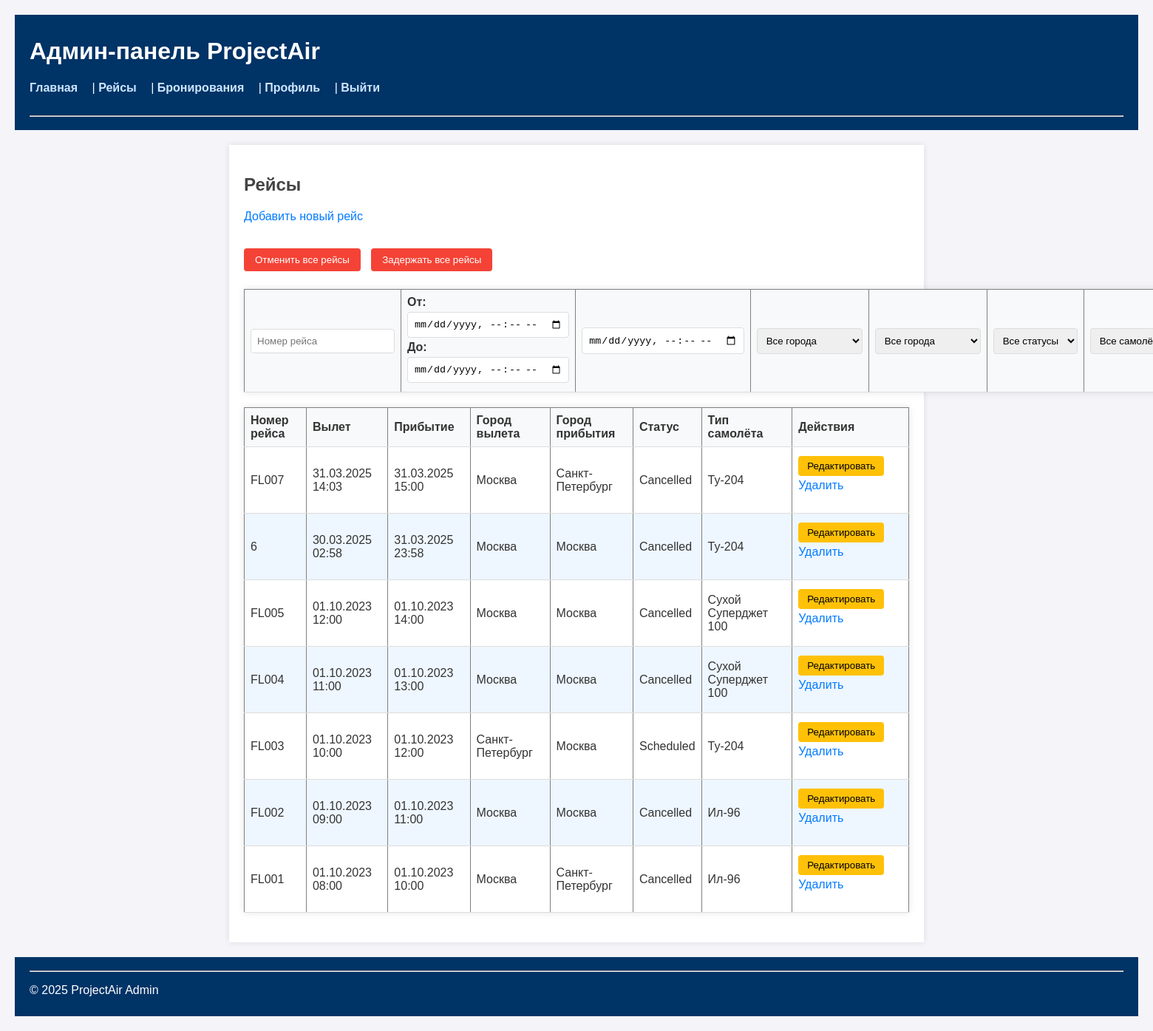
The page /admin/flights.php (signed in) on the database its author committed.
### tables this page shows
CREATE TABLE `flights` (
  `flight_number` varchar(10) NOT NULL,
  `departure_time` datetime NOT NULL,
  `arrival_time` datetime NOT NULL,
  `departure_airport` varchar(10) NOT NULL,
  `arrival_airport` varchar(10) NOT NULL,
  `status` varchar(10) NOT NULL,
  `aircraft_type_code` varchar(10) NOT NULL
);

CREATE TABLE `airports` (
  `airport_code` varchar(10) NOT NULL,
  `name` varchar(100) NOT NULL,
  `city` varchar(50) NOT NULL,
  `utc_offset` int NOT NULL
);

CREATE TABLE `aircraft_types` (
  `type_code` varchar(10) NOT NULL,
  `name` varchar(50) NOT NULL,
  `max_capacity` int NOT NULL
);

### admin/flights.php (the view, shortened to what this page needs)
<?php
require_once 'db.php';
include 'header.php';
function formatRussianDate($datetime) {
    $date = new DateTime($datetime);
    return $date->format('d.m.Y H:i');
}
$where = [];
$params = [];
$whereClause = $where ? 'WHERE ' . implode(' AND ', $where) : '';
$sql = "
    SELECT f.flight_number, f.departure_time, f.arrival_time,
           da.city AS departure_city, aa.city AS arrival_city,
           f.status, at.name AS aircraft_name,
           da.airport_code AS departure_code,
           aa.airport_code AS arrival_code,
           at.type_code AS aircraft_code
    FROM flights f
    JOIN airports da ON f.departure_airport = da.airport_code
    JOIN airports aa ON f.arrival_airport = aa.airport_code
    JOIN aircraft_types at ON f.aircraft_type_code = at.type_code
    $whereClause
    ORDER BY f.departure_time DESC
";
$stmt = $pdo->prepare($sql);
$stmt->execute($params);
$flights = $stmt->fetchAll(PDO::FETCH_ASSOC);
?>
    <h2>Рейсы</h2>
    <a href="edit.php">Добавить новый рейс</a>
    <div style="margin: 10px 0;">
        <button onclick="massUpdateStatus('Cancelled')" class="mass-action-btn">Отменить все рейсы</button>
        <button onclick="massUpdateStatus('Delayed')" class="mass-action-btn">Задержать все рейсы</button>
    </div>
    <form method="get" id="filterForm">
        <table border="1" cellpadding="5" cellspacing="0">
            <tr>
                <th><input type="text" name="flight_number" placeholder="Номер рейса" value="<?=htmlspecialchars($_GET['flight_number'] ?? '')?>"></th>
                <th>
                    От: <input type="datetime-local" name="departure_time_from" value="<?=htmlspecialchars($_GET['departure_time_from'] ?? '')?>"><br>
                    До: <input type="datetime-local" name="departure_time_to" value="<?=htmlspecialchars($_GET['departure_time_to'] ?? '')?>">
                </th>
                <th><input type="datetime-local" name="arrival_time" placeholder="Прибытие" value="<?=htmlspecialchars($_GET['arrival_time'] ?? '')?>"></th>
                <th>
                    <select name="departure_city">
                        <option value="">Все города</option>
                    </select>
                </th>
                <th>
                    <select name="arrival_city">
                        <option value="">Все города</option>
                    </select>
                </th>
                <th>
                    <select name="status">
                        <option value="">Все статусы</option>
                    </select>
                </th>
                <th>
                    <select name="aircraft_name">
                        <option value="">Все самолёты</option>
                    </select>
                </th>
            </tr>
        </table>
    </form>
    <table border="1" cellpadding="5" cellspacing="0" id="flightsTable">
        <thead>
        <tr>
            <th>Номер рейса</th>
            <th>Вылет</th>
            <th>Прибытие</th>
            <th>Город вылета</th>
            <th>Город прибытия</th>
            <th>Статус</th>
            <th>Тип самолёта</th>
            <th>Действия</th>
        </tr>
        </thead>
        <tbody>
        <?php foreach($flights as $flight): ?>
            <tr data-flight="<?=htmlspecialchars($flight['flight_number'])?>">
                <td><?=htmlspecialchars($flight['flight_number'])?></td>
                <td class="editable" data-field="departure_time" data-original="<?=htmlspecialchars($flight['departure_time'])?>">
                    <?=htmlspecialchars(formatRussianDate($flight['departure_time']))?>
                </td>
                <td class="editable" data-field="arrival_time" data-original="<?=htmlspecialchars($flight['arrival_time'])?>">
                    <?=htmlspecialchars(formatRussianDate($flight['arrival_time']))?>
                </td>
                <td class="editable-select" data-field="departure_airport" data-original="<?=htmlspecialchars($flight['departure_code'])?>">
                    <?=htmlspecialchars($flight['departure_city'])?>
                </td>
                <td class="editable-select" data-field="arrival_airport" data-original="<?=htmlspecialchars($flight['arrival_code'])?>">
                    <?=htmlspecialchars($flight['arrival_city'])?>
                </td>
                <td class="editable-select" data-field="status" data-original="<?=htmlspecialchars($flight['status'])?>">
                    <?=htmlspecialchars($flight['status'])?>
                </td>
                <td class="editable-select" data-field="aircraft_type_code" data-original="<?=htmlspecialchars($flight['aircraft_code'])?>">
                    <?=htmlspecialchars($flight['aircraft_name'])?>
                </td>
                <td>
                    <button class="edit-btn">Редактировать</button>
                    <a href="delete_flight.php?flight_number=<?=urlencode($flight['flight_number'])?>" onclick="return confirm('Удалить рейс?');">Удалить</a>
                </td>
            </tr>
        <?php endforeach; ?>
        </tbody>
    </table>
<?php include 'footer.php'; ?>

### admin/css/admin.css (style rules this page uses)
body { font-family: Arial, sans-serif; background: #f7f7f7; margin: 0; padding: 0; }
table { width: 100%; border-collapse: collapse; }
table th, table td { padding: 8px; text-align: left; }
table tr:nth-child(even) { background: #eef6ff; }
button, a.button { background: #007acc; color: white; padding: 5px 12px; border: none; border-radius: 3px; text-decoration: none; cursor: pointer; }
body { font-family: Arial, sans-serif; margin: 20px; background-color: #f4f4f9; color: #333; }
h2 { color: #444; }
a { color: #007bff; text-decoration: none; margin-bottom: 20px; display: inline-block; }
table { width: 100%; border-collapse: collapse; margin: 20px 0; background-color: white; box-shadow: 0 0 10px rgba(0, 0, 0, 0.1); }
th, td { padding: 12px; text-align: left; border-bottom: 1px solid #ddd; }
th { background-color: #f8f9fa; font-weight: bold; }
input[type="text"], input[type="datetime-local"], select { padding: 8px; margin: 4px 0; border: 1px solid #ddd; border-radius: 4px; box-sizing: border-box; }
button { padding: 8px 15px; margin: 4px 0; background-color: #007bff; color: white; border: none; border-radius: 4px; cursor: pointer; }
.mass-action-btn { padding: 8px 15px; margin-right: 10px; background-color: #f44336; color: white; border: none; border-radius: 4px; cursor: pointer; }
.save-btn, .cancel-btn, .edit-btn { padding: 6px 12px; margin-right: 5px; cursor: pointer; }
.edit-btn { background-color: #ffc107; color: black; }

### admin/flights.php (style rules this page uses)
.mass-action-btn { padding: 8px 15px; margin-right: 10px; background-color: #f44336; color: white; border: none; border-radius: 4px; cursor: pointer; }

### rows shown on the page
flights: flight_number "FL007", departure_time "31.03.2025 14:03", arrival_time "31.03.2025 15:00", departure_airport.city "Москва", arrival_airport.city "Санкт-Петербург", status "Cancelled", aircraft_type_code.name "Ту-204"
flights: flight_number "6", departure_time "30.03.2025 02:58", arrival_time "31.03.2025 23:58", departure_airport.city "Москва", status "Cancelled", aircraft_type_code.name "Ту-204"
flights: flight_number "FL005", departure_time "01.10.2023 12:00", arrival_time "01.10.2023 14:00", departure_airport.city "Москва", arrival_airport.city "Москва", status "Cancelled", aircraft_type_code.name "Сухой Суперджет 100"
flights: flight_number "FL004", departure_time "01.10.2023 11:00", arrival_time "01.10.2023 13:00", departure_airport.city "Москва", status "Cancelled", aircraft_type_code.name "Сухой Суперджет 100"
flights: flight_number "FL003", departure_time "01.10.2023 10:00", arrival_time "01.10.2023 12:00", departure_airport.city "Санкт-Петербург", arrival_airport.city "Москва", status "Scheduled", aircraft_type_code.name "Ту-204"
flights: flight_number "FL002", departure_time "01.10.2023 09:00", arrival_time "01.10.2023 11:00", departure_airport.city "Москва", arrival_airport.city "Москва", status "Cancelled", aircraft_type_code.name "Ил-96"
flights: flight_number "FL001", departure_time "01.10.2023 08:00", arrival_time "01.10.2023 10:00", departure_airport.city "Москва", arrival_airport.city "Санкт-Петербург", status "Cancelled", aircraft_type_code.name "Ил-96"
